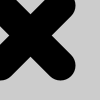
Frame 1 (no input)
Frame 60 (the mouse pressed at the canvas centre just before this capture): identical to frame 1, image omitted
Frame 120 (the mouse held since frame 60 and released just before this capture): identical to frame 1, image omitted

The Processing sketch that drew this single still picture (run headless with seeded random() and noise(); from frame 60 on, the mouse is pressed at the canvas centre):

// Processing sketch: Ex_08
// ── Ex_08.pde
void setup() {
  size(100, 100);
}

void draw() {
  background(204);
  drawX(0, 30);  // Passes values to drawX(), runs drawX()
}

void drawX(int gray, int weight) {
  stroke(gray);
  strokeWeight(weight);
  line(0, 5, 60, 65);
  line(60, 5, 0, 65);
}
